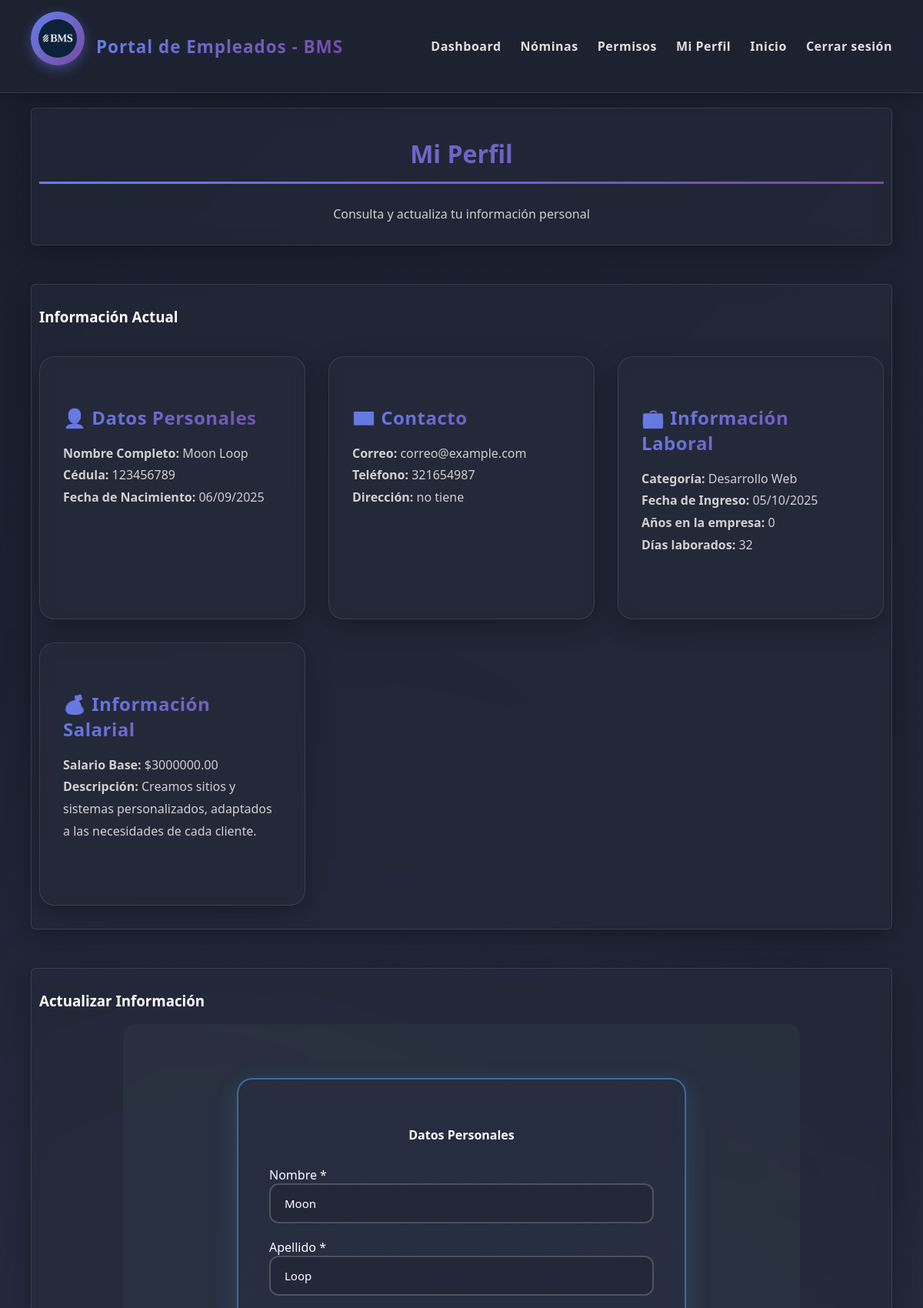
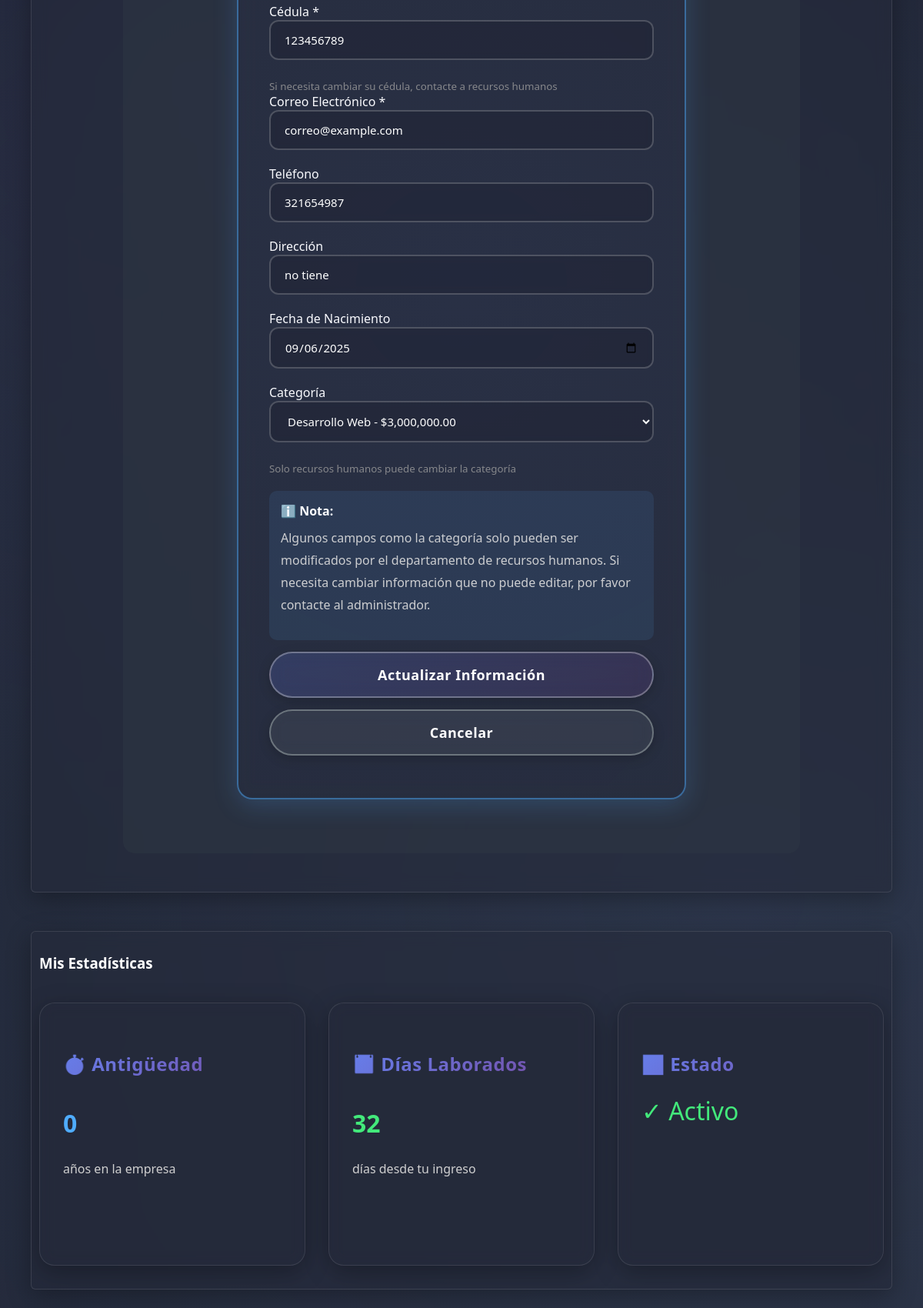
The app's page /empleados/perfil/ (signed in, upper part) with its own data (2 pictures, top to bottom).
### core2/models.py (models this page shows, shortened)
class Empleado(models.Model):
    user = models.OneToOneField(User, on_delete=models.CASCADE, related_name='empleado')
    nombre = models.CharField(max_length=100)
    apellido = models.CharField(max_length=100)
    cedula = models.CharField(max_length=20, unique=True)
    correo = models.EmailField(unique=True)
    telefono = models.CharField(max_length=20, blank=True)
    direccion = models.CharField(max_length=200, blank=True)
    fecha_nacimiento = models.DateField(null=True, blank=True)
    fecha_ingreso = models.DateField(default=date.today)
    categoria = models.ForeignKey(Categoria, on_delete=models.SET_NULL, null=True, blank=True)
    activo = models.BooleanField(default=True)
    datos_completados = models.BooleanField(default=False)
    def dias_en_empresa(self):
        if self.fecha_ingreso:
            return (date.today() - self.fecha_ingreso).days
        return 0
    def anos_en_empresa(self):
        return self.dias_en_empresa() // 365

### core1/models.py (models this page shows)
class Categoria(models.Model):
    id = models.AutoField(primary_key=True)
    nombre = models.CharField(max_length=100, unique=True)
    descripcion = models.TextField(blank=True)
    salario_base = models.DecimalField(max_digits=10, decimal_places=2)
    def __str__(self):
        return f"{self.nombre} - ${self.salario_base:,.2f}"

### core2/views.py (the view)
# urls.py: path('perfil/', views.perfil_empleado, name='perfil_empleado'),
@login_required
def perfil_empleado(request):
    try:
        empleado = request.user.empleado
        if not empleado.datos_completados:
            return redirect('completar_datos')
        if request.method == 'POST':
            form = EmpleadoForm(request.POST, instance=empleado)
            if form.is_valid():
                form.save()
                messages.success(request, '¡Perfil actualizado correctamente!')
                return redirect('perfil_empleado')
        else:
            form = EmpleadoForm(instance=empleado)
        context = {
            'empleado': empleado,
            'form': form,
        }
        return render(request, 'core2/perfil_empleado.html', context)
    except Empleado.DoesNotExist:
        messages.error(request, 'Debes completar tu perfil primero')
        return redirect('completar_datos')

### core2/templates/core2/perfil_empleado.html (shortened to what this page needs)
{% extends 'core2/base.html' %}
{% load static %}
{% block content %}
<main class="main-content">
    <section class="seccion texto-centro">
        <h2>Mi Perfil</h2>
        <p>Consulta y actualiza tu información personal</p>
    </section>
    <section class="seccion">
        <h3>Información Actual</h3>
        <div class="cards-container">
            <div class="card">
                <h4 class="card-title">👤 Datos Personales</h4>
                <p class="card-content">
                    <strong>Nombre Completo:</strong> {{ empleado.nombre }} {{ empleado.apellido }}<br>
                    <strong>Cédula:</strong> {{ empleado.cedula }}<br>
                    <strong>Fecha de Nacimiento:</strong> {{ empleado.fecha_nacimiento|date:"d/m/Y"|default:"No registrada" }}
                </p>
            </div>
            <div class="card">
                <h4 class="card-title">📧 Contacto</h4>
                <p class="card-content">
                    <strong>Correo:</strong> {{ empleado.correo }}<br>
                    <strong>Teléfono:</strong> {{ empleado.telefono|default:"No registrado" }}<br>
                    <strong>Dirección:</strong> {{ empleado.direccion|default:"No registrada" }}
                </p>
            </div>
            <div class="card">
                <h4 class="card-title">💼 Información Laboral</h4>
                <p class="card-content">
                    <strong>Categoría:</strong> {{ empleado.categoria.nombre|default:"No asignada" }}<br>
                    <strong>Fecha de Ingreso:</strong> {{ empleado.fecha_ingreso|date:"d/m/Y" }}<br>
                    <strong>Años en la empresa:</strong> {{ empleado.anos_en_empresa }}<br>
                    <strong>Días laborados:</strong> {{ empleado.dias_en_empresa }}
                </p>
            </div>
            {% if empleado.categoria %}
            <div class="card">
                <h4 class="card-title">💰 Información Salarial</h4>
                <p class="card-content">
                    <strong>Salario Base:</strong> ${{ empleado.categoria.salario_base|floatformat:2 }}<br>
                    <strong>Descripción:</strong> {{ empleado.categoria.descripcion|truncatewords:20 }}
                </p>
            </div>
            {% endif %}
        </div>
    </section>
    <section class="seccion">
        <h3>Actualizar Información</h3>
        <div class="form-section">
            <form method="POST" class="form azul">
                <h4 style="text-align: center; margin-bottom: 30px;">Datos Personales</h4>
                <div>
                    <label for="{{ form.nombre.id_for_label }}">Nombre *</label>
                    {{ form.nombre }}
                </div>
                <div>
                    <label for="{{ form.apellido.id_for_label }}">Apellido *</label>
                    {{ form.apellido }}
                </div>
                <div>
                    <label for="{{ form.cedula.id_for_label }}">Cédula *</label>
                    {{ form.cedula }}
                    <small style="display: block; margin-top: 5px; color: #888;">
                        Si necesita cambiar su cédula, contacte a recursos humanos
                    </small>
                </div>
                <div>
                    <label for="{{ form.correo.id_for_label }}">Correo Electrónico *</label>
                    {{ form.correo }}
                </div>
                <div>
                    <label for="{{ form.telefono.id_for_label }}">Teléfono</label>
                    {{ form.telefono }}
                </div>
                <div>
                    <label for="{{ form.direccion.id_for_label }}">Dirección</label>
                    {{ form.direccion }}
                </div>
                <div>
                    <label for="{{ form.fecha_nacimiento.id_for_label }}">Fecha de Nacimiento</label>
                    {{ form.fecha_nacimiento }}
                </div>
                <div>
                    <label for="{{ form.categoria.id_for_label }}">Categoría</label>
                    {{ form.categoria }}
                    <small style="display: block; margin-top: 5px; color: #888;">
                        Solo recursos humanos puede cambiar la categoría
                    </small>
                </div>
                <div style="background: rgba(79, 172, 254, 0.1); padding: 15px; border-radius: 10px; margin-top: 20px;">
                    <strong>ℹ️ Nota:</strong>
                    <p style="margin-top: 10px;">
                        Algunos campos como la categoría solo pueden ser modificados por el
                        departamento de recursos humanos. Si necesita cambiar información
                        que no puede editar, por favor contacte al administrador.
                    </p>
                </div>
                <button type="submit" class="buttonformB">Actualizar Información</button>
                <a href="{% url 'dashboard_empleado' %}" class="buttonformB" style="background: rgba(108, 117, 125, 0.2); border-color: #6c757d; text-decoration: none; display: block;">
                    Cancelar
                </a>
            </form>
        </div>
    </section>
    <section class="seccion">
        <h3>Mis Estadísticas</h3>
        <div class="cards-container">
            <div class="card">
                <h4 class="card-title">⏱️ Antigüedad</h4>
                <p class="card-content" style="font-size: 2rem; font-weight: bold; color: #4facfe;">
                    {{ empleado.anos_en_empresa }}
                </p>
                <p class="card-content">años en la empresa</p>
            </div>
            <div class="card">
                <h4 class="card-title">📅 Días Laborados</h4>
                <p class="card-content" style="font-size: 2rem; font-weight: bold; color: #43e97b;">
                    {{ empleado.dias_en_empresa }}
                </p>
                <p class="card-content">días desde tu ingreso</p>
            </div>
            <div class="card">
                <h4 class="card-title">📊 Estado</h4>
                <p class="card-content">
                    {% if empleado.activo %}
                        <span style="font-size: 2rem; color: #43e97b;">✓ Activo</span>
                    {% else %}
                        <span style="font-size: 2rem; color: #f5576c;">○ Inactivo</span>
                    {% endif %}
                </p>
            </div>
        </div>
    </section>
</main>
{% endblock %}

### Static/CSS/style.css (style rules this page uses)
:root { --primary-gradient: linear-gradient(135deg, #667eea 0%, #764ba2 100%); --secondary-gradient: linear-gradient(135deg, #f093fb 0%, #f5576c 100%); --success-gradient: linear-gradient(135deg, #43e97b 0%, #38f9d7 100%); --info-gradient: linear-gradient(135deg, #4facfe 0%, #00f2fe 100%); --dark-bg: #1a1f2e; --card-bg: #252b3b; --sidebar-bg: rgba(30, 35, 50, 0.95); }
html { scroll-behavior: smooth; }
html, body { height: 100%; margin: 0; overflow-x: hidden; }
body { background: linear-gradient(135deg, #1a1f2e 0%, #252b3b 100%); color: #ffffff; min-height: 100%; margin: 0; font-family: 'Segoe UI', Tahoma, Geneva, Verdana, sans-serif; position: relative; }
body::before { content: ''; position: fixed; top: 0; left: 0; width: 100%; height: 100%; background-image: radial-gradient(circle at 20% 50%, rgba(120, 119, 198, 0.1) 0%, transparent 50%), radial-gradient(circle at 80% 80%, rgba(138, 180, 248, 0.1) 0%, transparent 50%); pointer-events: none; z-index: 0; }
.main-content { flex: 1; display: block; font-family: 'Segoe UI', Tahoma, Geneva, Verdana, sans-serif; margin-left: 0; padding: 40px; width: 100%; box-sizing: border-box; position: relative; z-index: 1; animation: fadeInUp 0.8s ease-out; }
.seccion { margin-bottom: 50px; background: rgba(37, 43, 59, 0.6); backdrop-filter: blur(10px); -webkit-backdrop-filter: blur(10px); padding: 40px; border-radius: 20px; box-shadow: 0 8px 32px rgba(0, 0, 0, 0.3); transition: all 0.3s ease; border: 1px solid rgba(255, 255, 255, 0.1); position: relative; overflow: hidden; }
.seccion::before { content: ''; position: absolute; top: -2px; left: -2px; right: -2px; bottom: -2px; background: linear-gradient(45deg, #667eea, #764ba2, #f093fb, #4facfe); border-radius: 20px; opacity: 0; transition: opacity 0.3s ease; z-index: -1; }
.seccion h2 { border-bottom: 3px solid transparent; border-image: linear-gradient(90deg, #667eea, #764ba2) 1; padding-bottom: 15px; margin-bottom: 25px; font-family: 'Segoe UI', Tahoma, Geneva, Verdana, sans-serif; font-size: 2rem; font-weight: 700; background: linear-gradient(135deg, #667eea 0%, #764ba2 100%); -webkit-background-clip: text; -webkit-text-fill-color: transparent; background-clip: text; }
.seccion p { line-height: 1.8; font-size: 16px; color: #d0d0d0; font-family: 'Segoe UI', Tahoma, Geneva, Verdana, sans-serif; }
.texto-centro { text-align: center; }
.form-section { background-color: rgba(46, 57, 69, 0.5); padding: 40px; border-radius: 15px; max-width: 800px; margin: 0 auto 40px; }
main { padding-top: 100px; }

### Static/CSS/cards.css (style rules this page uses)
.cards-container { display: grid; grid-template-columns: repeat(auto-fill, minmax(300px, 1fr)); gap: 30px; justify-content: flex-start; align-items: flex-start; padding: 20px 0; }
.card { background: rgba(37, 43, 59, 0.6); backdrop-filter: blur(10px); -webkit-backdrop-filter: blur(10px); border-radius: 20px; box-shadow: 0 8px 32px rgba(0, 0, 0, 0.3); padding: 30px; min-height: 280px; color: #ecf0f1; transition: all 0.4s cubic-bezier(0.175, 0.885, 0.32, 1.275); font-family: 'Segoe UI', Tahoma, Geneva, Verdana, sans-serif; border: 1px solid rgba(255, 255, 255, 0.1); position: relative; overflow: hidden; }
.card::before { content: ''; position: absolute; top: -50%; left: -50%; width: 200%; height: 200%; background: radial-gradient(circle, rgba(102, 126, 234, 0.1) 0%, transparent 70%); opacity: 0; transition: opacity 0.5s ease; }
.card::after { content: ''; position: absolute; top: 0; left: 0; right: 0; bottom: 0; border-radius: 20px; padding: 2px; background: linear-gradient(45deg, #667eea, #764ba2, #f093fb, #4facfe); -webkit-mask: linear-gradient(#fff 0 0) content-box, linear-gradient(#fff 0 0); mask: linear-gradient(#fff 0 0) content-box, linear-gradient(#fff 0 0); -webkit-mask-composite: xor; mask-composite: exclude; opacity: 0; transition: opacity 0.4s ease; }
.card * { transition: color 0.3s ease; }
.card-title { font-size: 1.5rem; font-weight: 700; margin-bottom: 15px; color: #ffffff; background: linear-gradient(135deg, #667eea 0%, #764ba2 100%); -webkit-background-clip: text; -webkit-text-fill-color: transparent; background-clip: text; letter-spacing: 0.5px; }
.card-content { font-size: 15px; color: #bdc3c7; margin-bottom: 15px; line-height: 1.6; }
body.dark-mode .card, body:not(.light-mode) .card { background: rgba(37, 43, 59, 0.6); backdrop-filter: blur(10px); color: #ecf0f1; border: 1px solid rgba(255, 255, 255, 0.1); box-shadow: 0 8px 32px rgba(0, 0, 0, 0.3); }

### core2/templates/core2/base.html (style rules this page uses)
.seccion { padding: 10px; border-radius: 6px; }

### records on screen
Empleado: nombre "Moon", apellido "Loop", cedula "123456789", fecha_nacimiento "06/09/2025", correo "correo@example.com", telefono "321654987", direccion "no tiene", categoria.nombre "Desarrollo Web", fecha_ingreso "05/10/2025", anos_en_empresa "0", dias_en_empresa "32", categoria.salario_base "3000000.00", categoria.descripcion "Creamos sitios y sistemas personalizados, adaptados a las necesidades de cada cliente.", fecha_nacimiento "09/06/2025", categoria "Desarrollo Web - $3,000,000.00"
